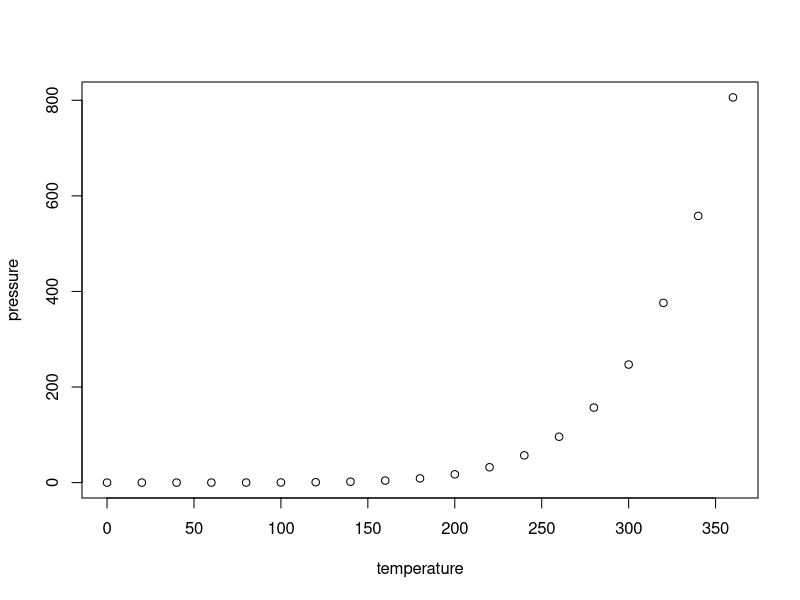
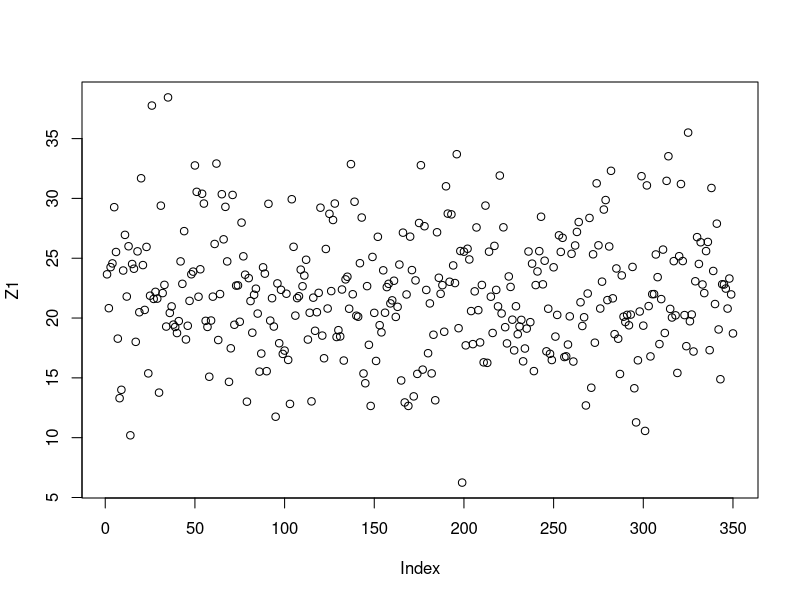
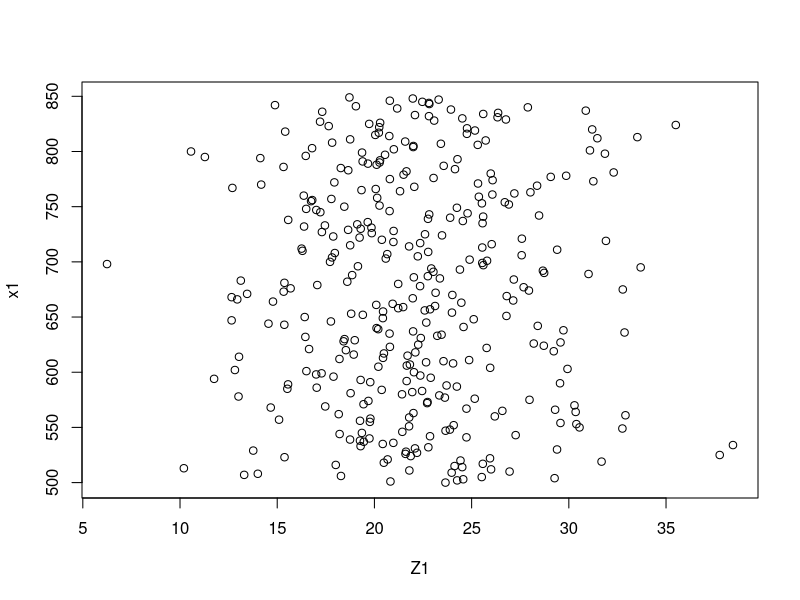
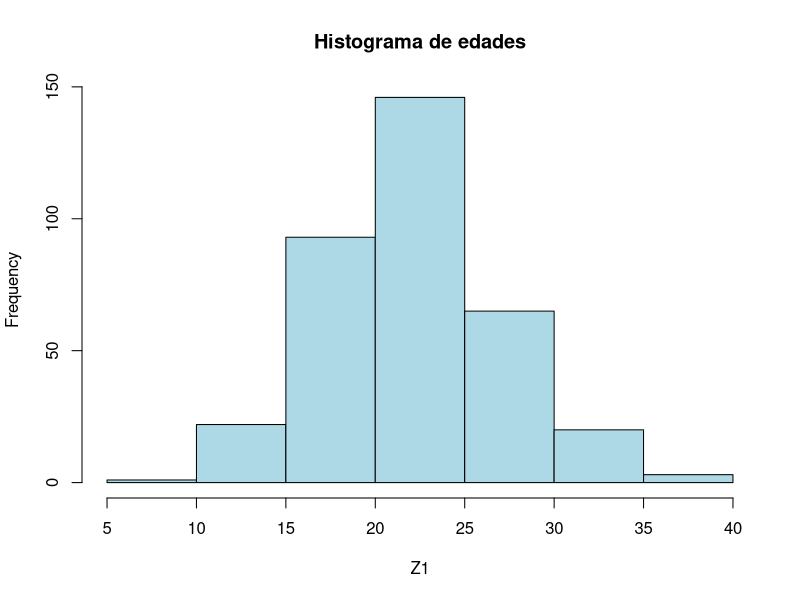
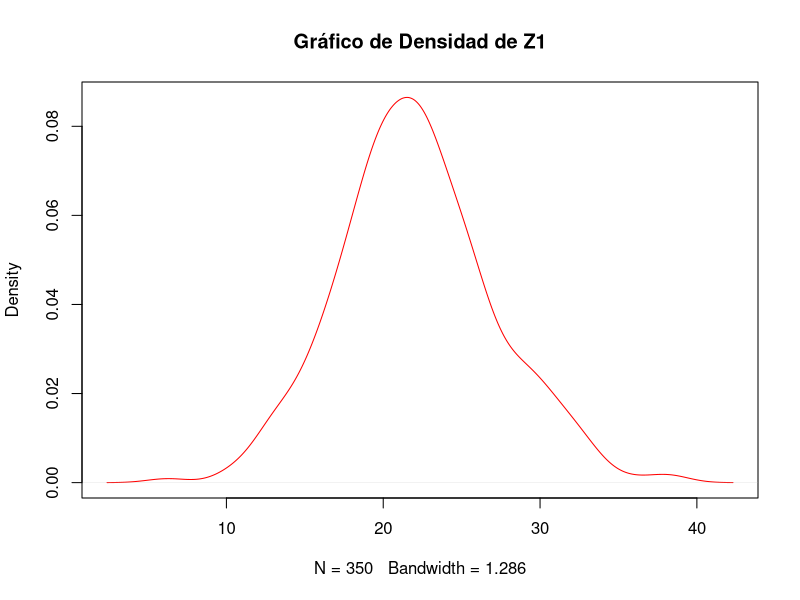

The R script that drew these images, in order: (Note: this script raises an error after producing the figures.)
## ---- chunk 1
knitr::opts_chunk$set(echo = TRUE,
                      out.extra = "")  # This forces knitr to label all figures.
## ---- chunk 2
knitr::opts_chunk$set(echo = TRUE)
# Definición de variables y operaciones básicas
a <- 40
b <- 60
c <- b - a
print(c)
## ---- chunk 3
# Crea una matriz con números del 1 al 9
mi_matriz <- matrix(1:9, nrow = 3, ncol = 3)

# Ver el resultado
print(mi_matriz)

## ---- chunk 4
knitr::opts_chunk$set(echo = TRUE)
# Resumen de base de datos interna
summary(cars)
print(cars)
plot(pressure)
## ---- chunk 5
knitr::opts_chunk$set(echo = TRUE)
 # Generar 350 datos con media 22 y desviación estándar 5
Z1 <- rnorm(350, 22, 5)
print(Z1)

# Graficar los puntos
plot(Z1)

# Obtener la longitud
w1 <- length(Z1)
print(w1)

# Crear una secuencia de la misma longitud para graficar (350 elementos)
x1 <- seq(500, length.out = 350)
plot(Z1, x1)

# Creación de histograma
hist(Z1, main = "Histograma de edades", breaks = 10, col = "lightblue")

# Cálculo y gráfico de densidad
densidad <- density(Z1)
plot(densidad, main = "Gráfico de Densidad de Z1", col = "red")
## ---- chunk 6
#CONSIGNA: CREAR UN VECTOR QUE TENGA TODOS LOS NUMEROS ENTEROS DESDE EL 1 AL 910.
secuencia_dni<-(1:447)
print(secuencia_dni)

## Ejercicio 2
##Calcular la suma de todos los valores del vector secuencia_dni
Total<-0
valor_final<-length(secuencia_dni)
for (i in 1:valor_final)
Total<-Total+i
Total
## ---- chunk 7
# Registramos el momento de inicio
inicio <- Sys.time()

Total <- 0
 'length'
valor_final <- length(secuencia_dni)

for (i in 1:valor_final) {
  Total <- Total + i
}

# Registramos el momento de finalización
fin <- Sys.time()

# Calculamos la diferencia
duracion <- fin - inicio

# Mostramos los resultados
print(Total)
print(duracion)

## ---- chunk 8
knitr::include_graphics("fibo.png")
## ---- chunk 9
F <- vector(length = 100)
A <- 0
B <-1
F[1] <-A
F[2] <-B
for (i in 3:100)
{F[i] <-(F[i-1]+F[i-2])}
head(F) 
## ---- chunk 10
# 1. Definición de la función (Método Burbuja)
burbuja <- function(x) {
  n <- length(x)
  for (j in 1:(n - 1)) {
    for (i in 1:(n - j)) {
      if (x[i] > x[i + 1]) {
        temp <- x[i]
        x[i] <- x[i + 1]
        x[i + 1] <- temp
      }
    }
  }
  return(x)
}

## ---- chunk 11
# 2. Comparación de rendimiento
library(microbenchmark)

# Generamos un vector de prueba
set.seed(123) # Para que los resultados sean replicables
test_data <- sample(1:1000, 100)

comparativa <- microbenchmark(
  Metodo_Burbuja = burbuja(test_data),
  Funcion_Base_R = sort(test_data),
  times = 50
)

print(comparativa)
## ---- chunk 12
# Algoritmo 1: Suma con bucle for
suma_for <- function(n) {
  suma <- 0
  for (i in 1:n) {
    suma <- suma + i
  }
  return(suma)
}

# Algoritmo 2: Suma con fórmula de Gauss
suma_gauss <- function(n) {
  return(n * (n + 1) / 2)
}

# Valor elegido para n (100 millones)
n <- 1e8

# Ejecutamos ambos métodos
resultado_for <- suma_for(n)
resultado_gauss <- suma_gauss(n)

# Mostramos los resultados
resultado_for
resultado_gauss
## ---- chunk 13
# Cargar librerías necesarias
library(microbenchmark)
library(ggplot2)

# 1. Definición del algoritmo de Burbuja
# x: vector numérico a ordenar
burbuja <- function(x) {
  n <- length(x)
  for (j in 1:(n - 1)) {
    for (i in 1:(n - j)) {
      if (x[i] > x[i + 1]) {
        # Intercambio de valores (Swap)
        temp <- x[i]
        x[i] <- x[i + 1]
        x[i + 1] <- temp
      }
    }
  }
  return(x)
}

# 2. Preparación de datos
set.seed(123)
datos_v <- sample(1:10000, 500)

# 3. Benchmark: Comparación de tiempos
# Se usa unit = "ms" para visualizar los resultados en milisegundos
bm_ordenacion <- microbenchmark(
  "Burbuja (O(n^2))" = burbuja(datos_v),
  "Sort Nativo (Shell/Quick)" = sort(datos_v),
  times = 20,
  unit = "ms"
)

# Mostrar resumen en consola
print(bm_ordenacion)

# 4. Visualización de resultados
p1 <- autoplot(bm_ordenacion) +
  labs(
    title = "Comparativa de Rendimiento en R",
    subtitle = "Algoritmo de Burbuja vs. Función sort() nativa (n=500)",
    x = "Algoritmo de Ordenamiento",
    y = "Tiempo de Ejecución"
  ) +
  theme_minimal()

# Renderizar el gráfico
print(p1)
## ---- chunk 14
# 1. Simulamos un dataset de 5.000 puntos en 2 dimensiones
set.seed(42)
datos_km <- matrix(rnorm(10000), ncol = 2)

# 2. Medimos el tiempo para encontrar 3, 5 y 10 clusters
# Realizamos 50 repeticiones para obtener una distribución
# robusta
bm_kmeans <- microbenchmark(
  "k=3" = kmeans(datos_km, centers = 3),
  "k=5" = kmeans(datos_km, centers = 5),
  "k=10" = kmeans(datos_km, centers = 10),
  times = 50
)

# 3. Generación del gráfico de violín
p_km <- autoplot(bm_kmeans) +
  labs(title = "Performance de Agrupamiento K-means",
       subtitle = "Comparación por número de clusters (k)",
       x = "Cantidad de Grupos (k)", y = "Tiempo de ejecución") +
  theme_light()

# 4. Forzar visualización en el PDF
print(p_km)
## ---- chunk 15
library(microbenchmark)
library(ggplot2)

# Preparación de datos
set.seed(123)
datos_vec <- sample(1:5000, 500)
datos_mat <- matrix(rnorm(1000), ncol = 2)

# Ejecución del benchmark
comparativa_total <- microbenchmark(
  "Burbuja (Manual)" = burbuja(datos_vec),
  "Sort Nativo (R)" = sort(datos_vec),
  "K-means (Agrupamiento)" = kmeans(datos_mat, centers = 3),
  times = 30
)

# Renderizado del gráfico
p_final <- autoplot(comparativa_total) +
  labs(title = "Comparativa: Ordenamiento vs Agrupamiento",
       subtitle = "Análisis de tiempos de ejecución (n=500)",
       x = "Algoritmo", y = "Tiempo (Escala Logarítmica)") +
  theme_minimal()

print(p_final)
